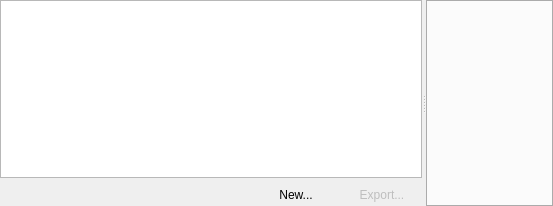
<ui version="4.0" >
 <class>HistoricalDataDisplay</class>
 <widget class="QFrame" name="HistoricalDataDisplay" >
  <property name="geometry" >
   <rect>
    <x>0</x>
    <y>0</y>
    <width>553</width>
    <height>206</height>
   </rect>
  </property>
  <property name="windowTitle" >
   <string>Form</string>
  </property>
  <layout class="QVBoxLayout" name="verticalLayout_2" >
   <property name="spacing" >
    <number>0</number>
   </property>
   <property name="margin" >
    <number>0</number>
   </property>
   <item>
    <widget class="QSplitter" name="splitter" >
     <property name="orientation" >
      <enum>Qt::Horizontal</enum>
     </property>
     <widget class="QWidget" name="layoutWidget" >
      <layout class="QVBoxLayout" name="verticalLayout" >
       <item>
        <widget class="QTableView" name="requestsView" >
         <property name="editTriggers" >
          <set>QAbstractItemView::NoEditTriggers</set>
         </property>
         <property name="dragDropOverwriteMode" >
          <bool>false</bool>
         </property>
         <property name="alternatingRowColors" >
          <bool>true</bool>
         </property>
         <property name="selectionMode" >
          <enum>QAbstractItemView::SingleSelection</enum>
         </property>
         <property name="selectionBehavior" >
          <enum>QAbstractItemView::SelectRows</enum>
         </property>
         <property name="gridStyle" >
          <enum>Qt::DotLine</enum>
         </property>
        </widget>
       </item>
       <item>
        <layout class="QHBoxLayout" name="horizontalLayout" >
         <item>
          <spacer name="horizontalSpacer" >
           <property name="orientation" >
            <enum>Qt::Horizontal</enum>
           </property>
           <property name="sizeHint" stdset="0" >
            <size>
             <width>40</width>
             <height>20</height>
            </size>
           </property>
          </spacer>
         </item>
         <item>
          <widget class="QPushButton" name="newRequestButton" >
           <property name="text" >
            <string>New...</string>
           </property>
           <property name="icon" >
            <iconset resource="../../lib/widgets/profit.qrc" >
             <normaloff>:/images/icons/filenew.png</normaloff>:/images/icons/filenew.png</iconset>
           </property>
           <property name="flat" >
            <bool>true</bool>
           </property>
          </widget>
         </item>
         <item>
          <widget class="QPushButton" name="exportButton" >
           <property name="enabled" >
            <bool>false</bool>
           </property>
           <property name="text" >
            <string>Export...</string>
           </property>
           <property name="icon" >
            <iconset resource="../../lib/widgets/profit.qrc" >
             <normaloff>:/images/icons/filesaveas.png</normaloff>:/images/icons/filesaveas.png</iconset>
           </property>
           <property name="flat" >
            <bool>true</bool>
           </property>
          </widget>
         </item>
        </layout>
       </item>
      </layout>
     </widget>
     <widget class="LocalTabWidget" name="requestTabs" >
      <property name="tabPosition" >
       <enum>QTabWidget::South</enum>
      </property>
      <property name="currentIndex" >
       <number>-1</number>
      </property>
     </widget>
    </widget>
   </item>
  </layout>
 </widget>
 <customwidgets>
  <customwidget>
   <class>LocalTabWidget</class>
   <extends>QTabWidget</extends>
   <header location="global" >profit.lib.widgets.localtabwidget.h</header>
   <container>1</container>
  </customwidget>
 </customwidgets>
 <resources>
  <include location="../../lib/widgets/profit.qrc" />
 </resources>
 <connections/>
</ui>
